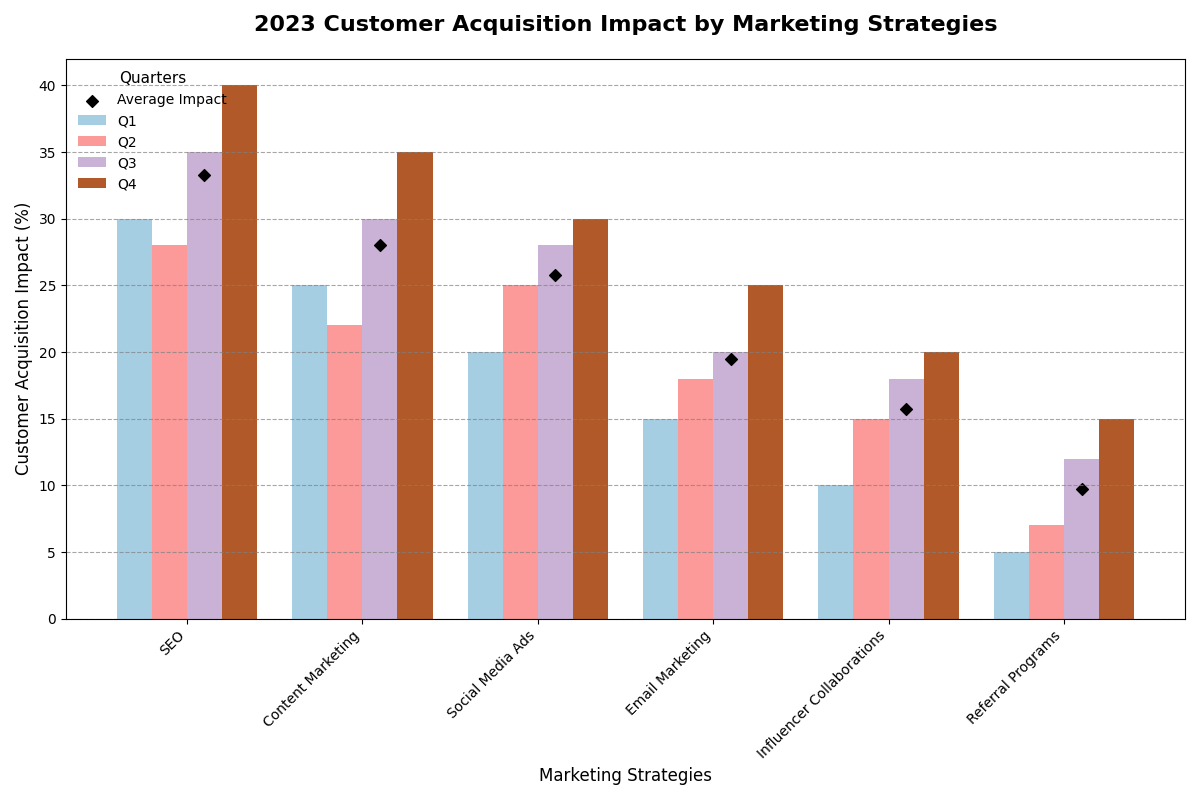

Reproduce this figure in Python.
import matplotlib.pyplot as plt
import numpy as np

# Backstory and Data:
# We are analyzing the impact of different marketing strategies on customer acquisition across a hypothetical startup company in the year 2023.
marketing_strategies = ['SEO', 'Content Marketing', 'Social Media Ads', 'Email Marketing', 'Influencer Collaborations', 'Referral Programs']
quarter1 = [30, 25, 20, 15, 10, 5]
quarter2 = [28, 22, 25, 18, 15, 7]
quarter3 = [35, 30, 28, 20, 18, 12]
quarter4 = [40, 35, 30, 25, 20, 15]

# Transforming data into arrays for easier manipulation
quarters = np.array([quarter1, quarter2, quarter3, quarter4])
quarters_means = np.mean(quarters, axis=0)
quarter_labels = ['Q1', 'Q2', 'Q3', 'Q4']
colors = plt.cm.Paired(np.linspace(0, 1, len(quarters)))

# Create the figure and axis
fig, ax = plt.subplots(figsize=(12, 8))

# Plotting quarterly data in grouped bar chart
bar_width = 0.2
x_indices = np.arange(len(marketing_strategies))

for i, quarter_data in enumerate(quarters):
    ax.bar(x_indices + i * bar_width, quarter_data, width=bar_width, label=quarter_labels[i], color=colors[i])

# Adding data means as points
ax.scatter(x_indices + (bar_width * 2), quarters_means, color='black', marker='D', label='Average Impact')

# Title and labels
ax.set_title('2023 Customer Acquisition Impact by Marketing Strategies', fontsize=16, fontweight='bold', pad=20)
ax.set_xlabel('Marketing Strategies', fontsize=12)
ax.set_ylabel('Customer Acquisition Impact (%)', fontsize=12)
ax.set_xticks(x_indices + bar_width * 1.5)
ax.set_xticklabels(marketing_strategies, fontsize=10)

# Add grid lines for readability
ax.yaxis.grid(True, linestyle='--', alpha=0.7, color='gray')

# Adding legend
legend = ax.legend(title="Quarters", loc='upper left', frameon=False, title_fontsize='11', fontsize='10')

# Enhancing readability
plt.xticks(rotation=45, ha='right')

# Automatically adjust layout to prevent text overlap
plt.tight_layout()

# Display the chart
plt.show()
